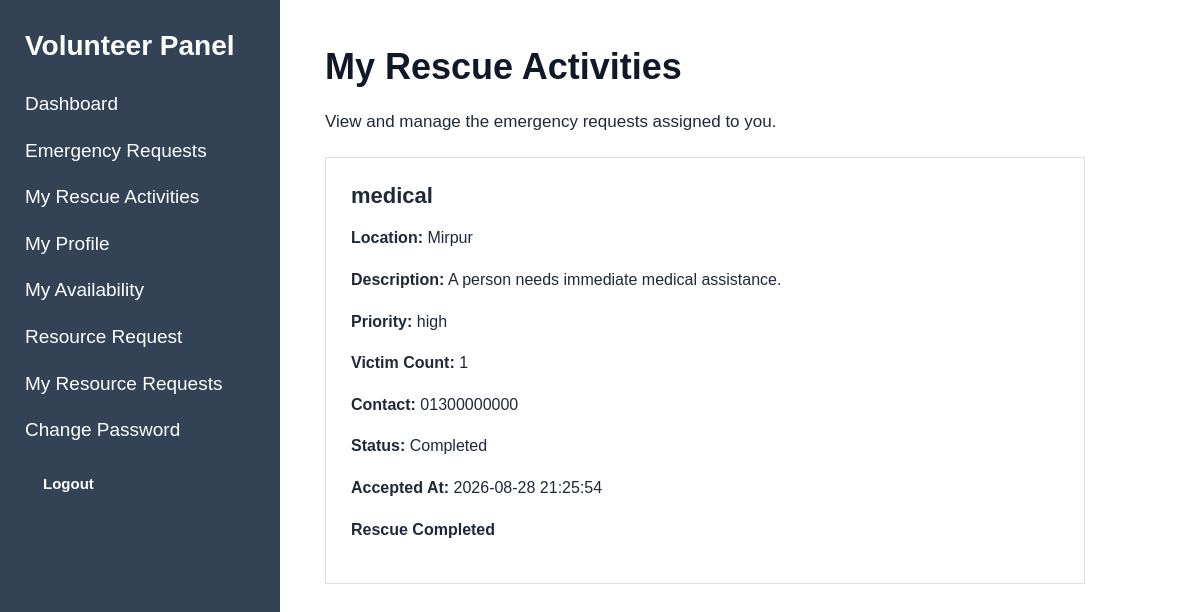
Screenshot of /index.php?page=volunteer-activities (signed in) with the database file from the repository.
### tables this page shows
CREATE TABLE `emergency_requests` (
  `id` int(11) NOT NULL,
  `help_seeker_id` int(11) NOT NULL,
  `emergency_type` varchar(50) NOT NULL,
  `location` varchar(255) NOT NULL,
  `description` text NOT NULL,
  `priority` enum('low','medium','high','critical') NOT NULL DEFAULT 'medium',
  `victim_type` enum('self','other') NOT NULL DEFAULT 'self',
  `victim_information` text DEFAULT NULL,
  `victim_count` int(11) NOT NULL DEFAULT 1,
  `contact_information` varchar(150) NOT NULL,
  `status` enum('pending','assigned','ongoing','completed','cancelled') NOT NULL DEFAULT 'pending',
  `created_at` timestamp NOT NULL DEFAULT current_timestamp(),
  `updated_at` timestamp NOT NULL DEFAULT current_timestamp() ON UPDATE current_timestamp(),
  `volunteer_id` int(11) DEFAULT NULL,
  `accepted_at` datetime DEFAULT NULL
);

### models/VolunteerModel.php (called while the page is built, shortened)
<?php
function getVolunteerActivities($conn, $volunteer_id)
{
    $sql = "SELECT *
            FROM emergency_requests
            WHERE volunteer_id = ?
            AND status IN ('assigned', 'ongoing', 'completed')
            ORDER BY accepted_at DESC";
    $stmt = mysqli_prepare($conn, $sql);
    mysqli_stmt_bind_param(
        $stmt,
        "i",
        $volunteer_id
    );
    mysqli_stmt_execute($stmt);
    $result = mysqli_stmt_get_result($stmt);
    $activities = [];
    while ($row = mysqli_fetch_assoc($result)) {
        $activities[] = $row;
    }
    return $activities;
}

### views/volunteer/activities.php (the view, shortened to what this page needs)
<?php
require_once "views/partials/header.php";
require_once "views/partials/sidebar.php";
require_once "models/VolunteerModel.php";
$volunteer_id = (int)$_SESSION['user']['id'];
$activities = getVolunteerActivities(
    $conn,
    $volunteer_id
);
?>
<div class="content">
    <h1>My Rescue Activities</h1>
    <p>
        View and manage the emergency requests assigned to you.
    </p>
    <?php if (empty($activities)): ?>
        <div class="card">
            <h3>No Rescue Activities</h3>
            <p>
                You have not accepted any emergency requests yet.
            </p>
            <p>
                <a href="index.php?page=volunteer-emergency-requests">
                    View Emergency Requests
                </a>
            </p>
        </div>
    <?php else: ?>
        <?php foreach ($activities as $activity): ?>
            <div class="card">
                <h3>
                    <?php
                    echo htmlspecialchars(
                        $activity['emergency_type']
                    );
                    ?>
                </h3>
                <p>
                    <strong>Location:</strong>
                    <?php
                    echo htmlspecialchars(
                        $activity['location']
                    );
                    ?>
                </p>
                <p>
                    <strong>Description:</strong>
                    <?php
                    echo htmlspecialchars(
                        $activity['description']
                    );
                    ?>
                </p>
                <p>
                    <strong>Priority:</strong>
                    <?php
                    echo htmlspecialchars(
                        $activity['priority']
                    );
                    ?>
                </p>
                <p>
                    <strong>Victim Count:</strong>
                    <?php
                    echo (int)$activity['victim_count'];
                    ?>
                </p>
                <p>
                    <strong>Contact:</strong>
                    <?php
                    echo htmlspecialchars(
                        $activity['contact_information']
                    );
                    ?>
                </p>
                <p>
                    <strong>Status:</strong>
                    <?php
                    echo htmlspecialchars(
                        ucfirst($activity['status'])
                    );
                    ?>
                </p>
                <?php if (!empty($activity['accepted_at'])): ?>
                    <p>
                        <strong>Accepted At:</strong>
                        <?php
                        echo htmlspecialchars(
                            $activity['accepted_at']
                        );
                        ?>
                    </p>
                <?php endif; ?>
                <?php if ($activity['status'] === 'assigned'): ?>
                    <form
                        method="POST"
                        action="index.php?page=volunteer-update-status"
                    >
                        <input
                            type="hidden"
                            name="request_id"
                            value="<?php
                            echo (int)$activity['id'];
                            ?>"
                        >
                        <input
                            type="hidden"
                            name="status"
                            value="ongoing"
                        >
                        <button type="submit">
                            Start Rescue
                        </button>
                    </form>
                <?php elseif ($activity['status'] === 'completed'): ?>
                    <p>
                        <strong>
                            Rescue Completed
                        </strong>
                    </p>
                <?php endif; ?>
            </div>
        <?php endforeach; ?>
    <?php endif; ?>
</div>
<?php require_once "views/partials/footer.php"; ?>

### assets/css/style.css (style rules this page uses)
* { box-sizing: border-box; }
body { margin: 0; font-family: Arial, Helvetica, sans-serif; background: #f5f6f8; color: #1f2937; }
.content { margin-left: 280px; padding: 45px; min-height: 100vh; background: white; }
.content h1 { margin-top: 0; margin-bottom: 20px; font-size: 36px; line-height: 1.2; color: #111827; }
.content>p { font-size: 17px; line-height: 1.6; margin-bottom: 22px; }
.card { max-width: 760px; background: white; border: 1px solid #dcdfe4; padding: 25px; margin-top: 22px; margin-bottom: 22px; }
.card h3 { margin-top: 0; margin-bottom: 15px; font-size: 22px; color: #1f2937; }
.card p { font-size: 16px; line-height: 1.6; }

### rows the page displays
emergency_requests: emergency_type "medical", location "Mirpur", description "A person needs immediate medical assistance.", priority "high", victim_count "1", contact_information "01300000000", status "Completed", accepted_at "2026-08-28 21:25:54", shows "Rescue Completed"
